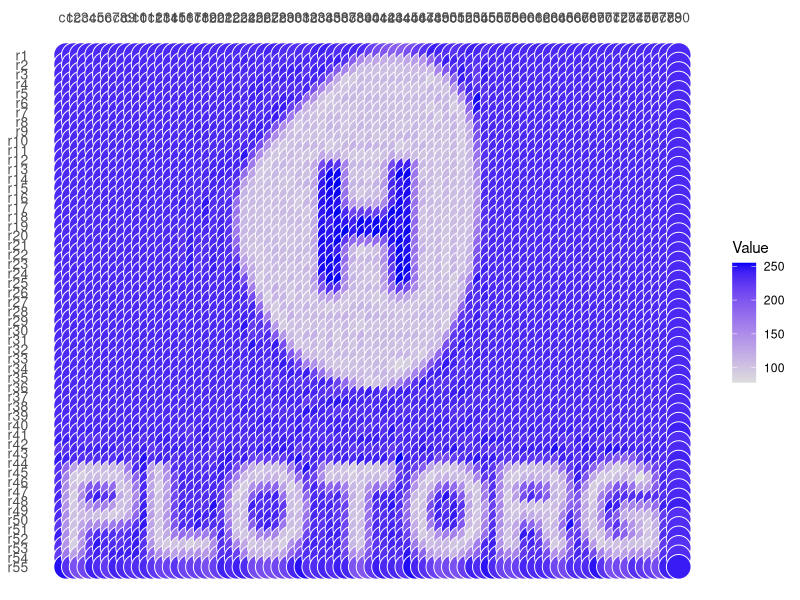

Write R code to recreate this figure.
## ---- chunk 1
# Install packages
if (!requireNamespace("ggplot2", quietly = TRUE)) {
  install.packages("ggplot2")
}

# Load packages
library(ggplot2)
## ---- chunk 2
# Load data
data <- read.delim("files/Hiplot/034-custom-heat-map-data.txt", header = T)

# convert data structure
draw_data <- as.matrix(data[, 2:ncol(data)])
row_num <- nrow(draw_data)
col_num <- ncol(draw_data)
col_labels <- colnames(data)
col_labels <- col_labels[2:ncol(data)]
row_labels <- data$name
rm(data)
df <- expand.grid(row = 1:row_num, col = 1:col_num)
df$value <- c(draw_data)

# View data
head(df)
## ---- chunk 3
#| label: fig-1Custom-heat-map
#| fig-cap: "Custom Heatmap"
#| out.width: "95%"
#| fig-height: 15
#| fig-width: 25
#| warning: false
#| message: false

# Custom Heatmap
p <- ggplot(df, aes(x = col, y = row, fill = value)) +
  geom_point(shape = 21, size = 8, aes(fill = value), color = "white") +
  scale_fill_gradient(low = "#DDDDDD", high = "#0000F5") +
  guides(fill = guide_colorbar(title = "Value")) +
  theme(
    panel.background = element_rect(fill = "white"),
    panel.grid = element_blank(),
    axis.text = element_text(size = 10),
    axis.ticks = element_blank(),
    axis.title = element_blank()
    ) +
  scale_x_continuous(breaks = 1:col_num, labels = col_labels, position = "top") +
  scale_y_reverse(breaks = 1:row_num, labels = row_labels, position = "left")

p
